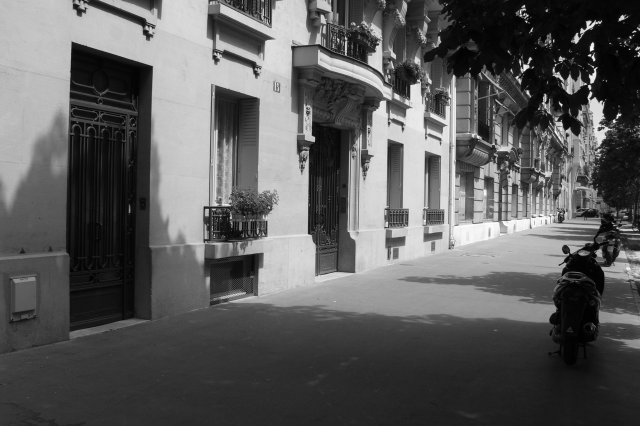
#> input picture images/png/street.png, 1280 x 851 px (shown at 1/2 size)
$ python hw1_3.py
#> lines starting #> are read from the running program, lines starting #| are printed output that depends on the picture
import numpy as np
from PIL import Image
import matplotlib.pyplot as plt
import cv2
from scipy.ndimage import filters

kaynak_imge = cv2.imread('../images/png/street.png')
#> kaynak_imge is the input picture: shape (851, 1280, 3); min 0, max 255, mean 92.4
kaynak_imge = cv2.cvtColor(kaynak_imge, cv2.COLOR_BGR2GRAY)
#> kaynak_imge: shape (851, 1280)

h, w = kaynak_imge.shape[:2]
#> h = 851; w = 1280

# Gauss gürültüsünün oluşturulup uygulanması
gauss_gurultusu = np.random.normal(0, 30, (h, w))
gurultulu_imge = kaynak_imge + gauss_gurultusu
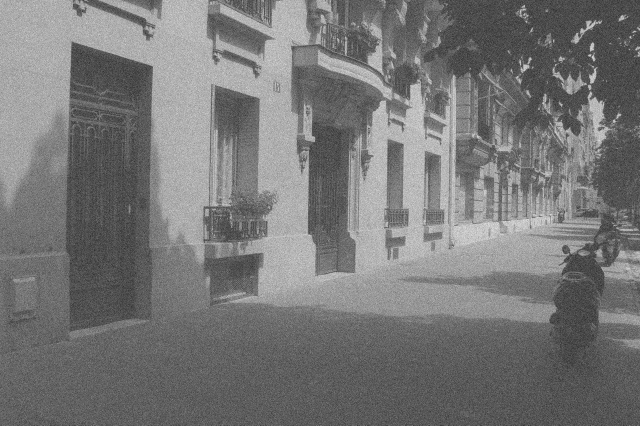
#> gurultulu_imge: shape (851, 1280) float64 (shown at 1/2 size); min -136.6, max 351.7, mean 92.5; drawn with min black and max white
kirpilmis_imge =  gurultulu_imge[:400, :400]
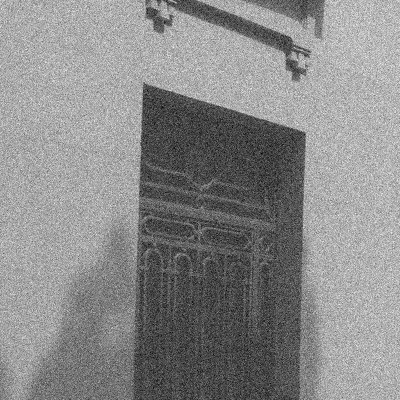
#> kirpilmis_imge: shape (400, 400) float64; min -109.4, max 336, mean 131.9; drawn with min black and max white

# Görselleştirme
plt.figure(figsize=(12, 6))
plt.subplot(131), plt.imshow(kaynak_imge)
plt.title('Kaynak İmge'), plt.xticks([]), plt.yticks([])
plt.subplot(132), plt.imshow(gurultulu_imge)
plt.title('Gürültülü İmge'), plt.xticks([]), plt.yticks([])
plt.subplot(133), plt.imshow(kirpilmis_imge)
plt.title('Kirpilmis İmge'), plt.xticks([]), plt.yticks([])
plt.show()


def olcek_uzayi_olustur(image):

    scale_space = []
    sigma = 1

    for i in range(8):
        filtered_image = filters.gaussian_filter(image, sigma)
        scale_space.append(filtered_image)
        sigma *= 1.5
#> this loop made 8 passes
#> pass 1, in olcek_uzayi_olustur, `filtered_image = filters.gaussian_filter(image, sigma)`:
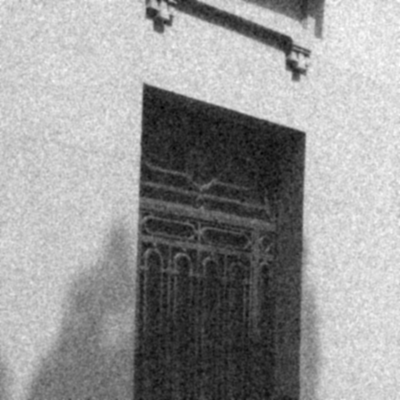
#> filtered_image: shape (400, 400) float64; min -31.22, max 242.7, mean 131.9; drawn with min black and max white
#> pass 3, in olcek_uzayi_olustur, `filtered_image = filters.gaussian_filter(image, sigma)`:
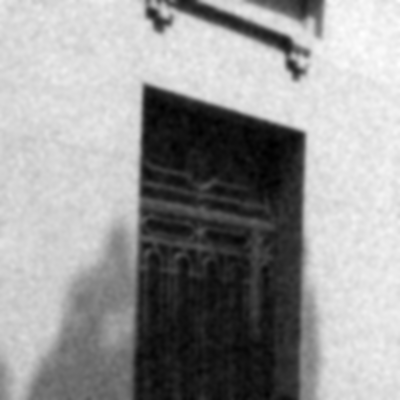
#> filtered_image: shape (400, 400) float64; min -3.73, max 225.4, mean 131.9; drawn with min black and max white
#> after the loop, scale_space = 8 items; sigma = 25.63

    return scale_space

# Ölçek uzayının oluşturulması
olcek_uzayi = olcek_uzayi_olustur(kirpilmis_imge)
#> olcek_uzayi = 8 items

def DoG_olustur(scale_space):

    DoG = []
    for i in range(7):
        DoG.append(scale_space[i+1] - scale_space[i])
#> after the loop, DoG = 7 items

    return DoG

# DoG uzayının oluşturulması
DoG = DoG_olustur(olcek_uzayi)
#> DoG = 7 items

def LoG_olustur(scale_space):

    LoG = []
    for i in range(8):
        LoG.append(filters.gaussian_laplace(scale_space[i], 1))
#> after the loop, LoG = 8 items

    return LoG

# LoG uzayının oluşturulması
LoG = LoG_olustur(olcek_uzayi)
#> LoG = 8 items


def min_max_bul(imge):

    min_val = np.min(imge)
#> min_val = -31.22
    max_val = np.max(imge)
#> max_val = 242.7

    normalized_image = (imge - min_val) / (max_val - min_val)

    return normalized_image

# Görselleştirme
def gorselleri_cizdir(imge, length, title):
#> called with imge = array of shape (8, 400, 400), length = 8, title = 'Ölçek Uzayı '
    plt.figure(figsize=(12, 6))
    for i in range(length):
        plt.subplot(2, 4, i+1), plt.imshow(imge[i], cmap='gray')
        plt.title(title + str(i+1)), plt.xticks([]), plt.yticks([])
    plt.show()
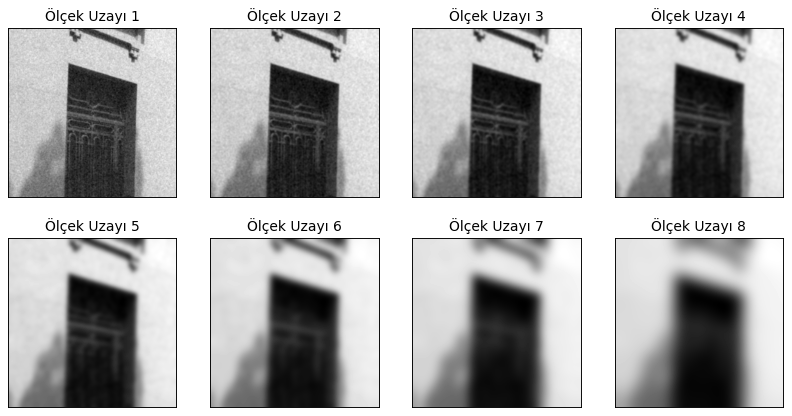
#> figure drawn by matplotlib, 8 panels


# Ölçek uzayı görselleştirme
normal_olcek_uzayi = min_max_bul(olcek_uzayi)
gorselleri_cizdir(normal_olcek_uzayi, 8, 'Ölçek Uzayı ')

# DoG uzayı görselleştirme
normal_DoG = min_max_bul(DoG)
gorselleri_cizdir(normal_DoG, 7, 'DoG Uzayı ')
#> call 2 of gorselleri_cizdir, with imge = array of shape (7, 400, 400), length = 7, title = 'DoG Uzayı '
#> in gorselleri_cizdir (call 2), `plt.show()`:
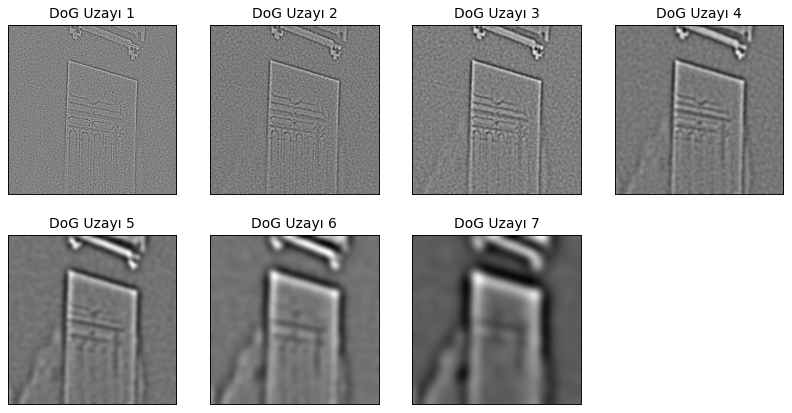
#> figure drawn by matplotlib, 7 panels

# LoG uzayı görselleştirme
normal_LoG = min_max_bul(LoG)
gorselleri_cizdir(normal_LoG, 8, 'LoG Uzayı ')
#> call 3 of gorselleri_cizdir, with imge = array of shape (8, 400, 400), length = 8, title = 'LoG Uzayı '
#> in gorselleri_cizdir (call 3), `plt.show()`:
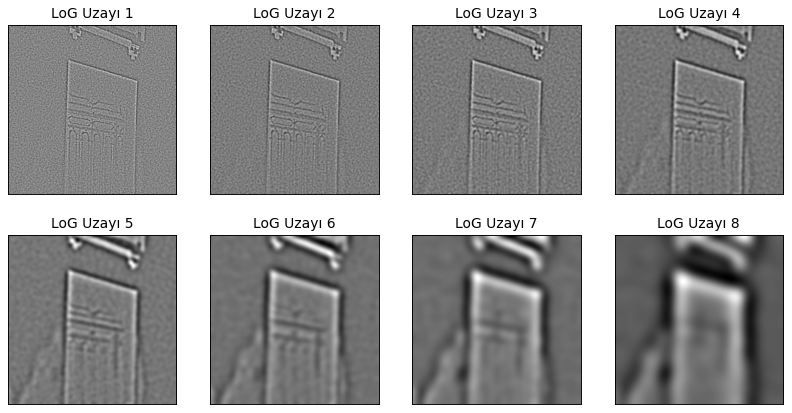
#> figure drawn by matplotlib, 8 panels

$ run again, with images/png/building2-1.png copied over images/png/street.png
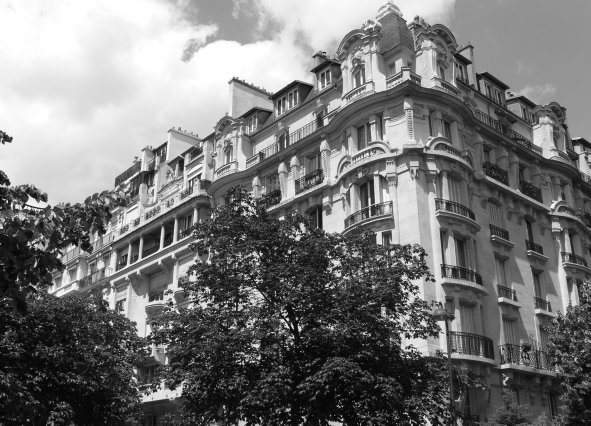
#> input picture images/png/building2-1.png, 1181 x 851 px (shown at 1/2 size)
#> kaynak_imge is the input picture: shape (851, 1181, 3); min 0, max 255, mean 118.8
#> kaynak_imge: shape (851, 1181)
#> `kirpilmis_imge =  gurultulu_imge[:400, :400]`:
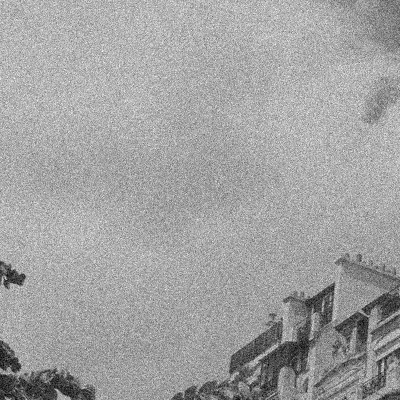
#> kirpilmis_imge: shape (400, 400) float64; min -59.16, max 382.3, mean 221.6; drawn with min black and max white
#> the loop in olcek_uzayi_olustur, `for i in range(8):` made 8 passes
#> pass 3, in olcek_uzayi_olustur, `filtered_image = filters.gaussian_filter(image, sigma)`:
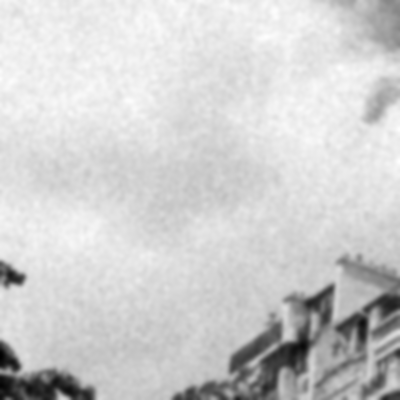
#> filtered_image: shape (400, 400) float64; min 12.41, max 270, mean 221.6; drawn with min black and max white
#> after the loop in olcek_uzayi_olustur, `for i in range(8):`: scale_space = 8 items; sigma = 25.63
#> olcek_uzayi = 8 items
#> after the loop in DoG_olustur, `for i in range(7):`: DoG = 7 items
#> after the loop in LoG_olustur, `for i in range(8):`: LoG = 8 items
#> min_val = -3.02
#> max_val = 299.1
